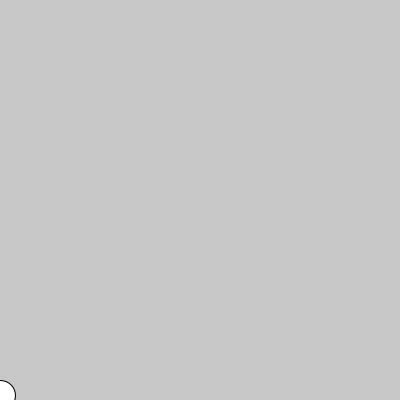
Frame 1 (no input)
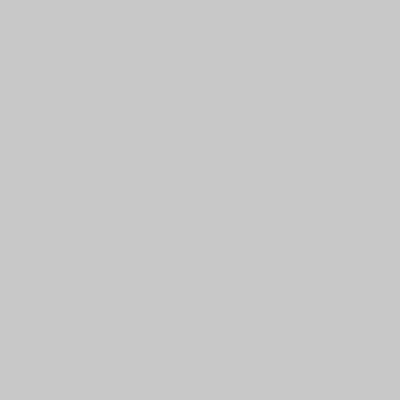
Frame 60 (the mouse pressed at the canvas centre just before this capture)
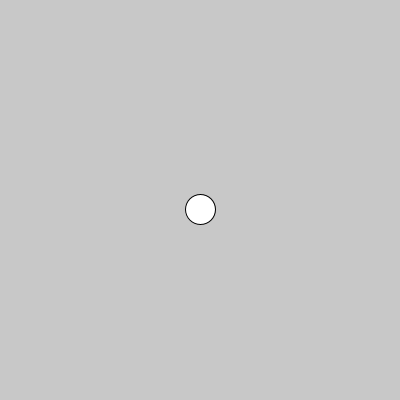
Frame 120 (the mouse held since frame 60 and released just before this capture)

The Processing sketch that drew these frames (run headless with seeded random() and noise(); from frame 60 on, the mouse is pressed at the canvas centre):

// Processing sketch: processing_89195
// ── processing_89195.pde

float a=PI;
float floor=385;
float inc =0;
int bar=1;
int spaceb=1;

void setup(){
  size(400,400);
}
void draw(){
  if(spaceb==0)bar=spaceb;
  float expmap=map((exp(norm(mouseY,0,height))),1,2.718,35,height);
  //^35=lower bounce speed bound
  inc = ((((expmap)/height)/3.3)*bar);
  a = (a-inc)%PI;
  float ball = (floor-(mouseY-15))*sin(a)+floor;
  if ((dist(mouseX,ball,mouseX,mouseY))<=10&&(mousePressed==true))bar=0;
  if (mousePressed==false)bar=1;
  background(200);
  ellipse(mouseX,ball,30,30);
  println("mouseY="+mouseY+" inc="+inc+" ball="+ball);
    }
  
void keyPressed(){if (key==' ') {spaceb=abs(spaceb-1);} } 

 
